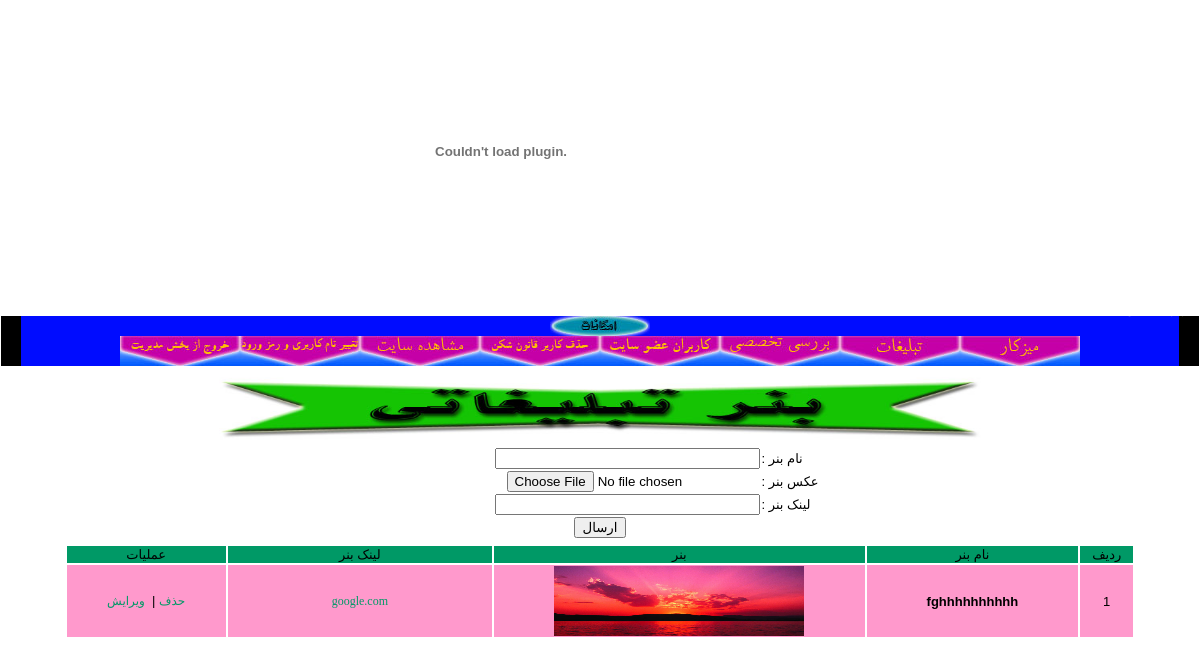
/php/modir/manager.php?page_name=baner, run on the app's committed database.
### tables this page shows
CREATE TABLE `baner` (
  `code` int(10) unsigned NOT NULL auto_increment,
  `pic` varchar(255) NOT NULL,
  `title` varchar(255) NOT NULL,
  `link` varchar(255) NOT NULL,
  PRIMARY KEY  (`code`)
);

### php/modir/baner.php (the view, shortened to what this page needs)
<!DOCTYPE html PUBLIC "-//W3C//DTD XHTML 1.0 Transitional//EN" "http://www.w3.org/TR/xhtml1/DTD/xhtml1-transitional.dtd">
<html xmlns="http://www.w3.org/1999/xhtml">
<head>
</head>
<body>
 <table border="0" cellspacing="1" width="90%" align="center" cellpadding="2">
  <tr>
   <td align="center" colspan="3">
	<img src="../../pic/tbl/baner.jpg" width="800" height="70" >
   </td>
  </tr>
  <tr>
   <td>
   <form action="save_baner.php" method="post" enctype="multipart/form-data" onsubmit="javascript:return check_form();">
    <table border="0" cellspacing="0" width="100%">
	 <tr>
	   <td align="right" width="65%" dir="rtl">
		<input name="title" size="30" dir="rtl" type="text"/></td>
	   <td align="left"><font face="Tahoma, Arial" size="2" dir="rtl">نام بنر :</font></td>
	 </tr>
	 <tr>
	   <td align="right" width="65%" dir="rtl">
		<input name="baner" size="30" dir="ltr" type="file"/></td>
	   <td align="left"><font face="Tahoma, Arial" size="2" dir="rtl">عکس بنر :</font></td>
	 </tr>
	 <tr>
	   <td align="right" width="65%" dir="rtl">
		<input name="link" size="30" dir="ltr" type="text"/></td>
	   <td align="left"><font face="Tahoma, Arial" size="2" dir="rtl">لینک بنر :</font></td>
	 </tr>
	 <tr>
	   <td colspan="2" align="center"><input type="submit" name="send_baner" value="ارسال" /></td>
	 </tr>
	</table>
   </form>
   </td>
  </tr>
   <tr>
    <td>
     <?php
	  $link=mysql_connect("localhost","root","");
	 $query="SELECT * FROM `baner`";
	  $result=mysql_db_query("gsm",$query,$link);
	  ?>
		<font face="Tahoma, Arial" size="2">
		<table width="100%" border="0" bordercolor="#FF0000">
	  <tr align="center" bgcolor="#009966">
		<td width="15%">عملیات</td>
		<td width="25%">لینک بنر</td>
		<td width="35%">بنر</td>
		<td width="20%">نام بنر </td>
		<td width="5%">ردیف</td>
	  </tr>
	  <?php $i=1; while($row=mysql_fetch_array($result))
	{   ?>
	  <tr align="center" <?php if($i%2==0) echo 'bgcolor="#FF8888"'; else echo 'bgcolor="#FF99CC"';?>>
		<td><a href="del_baner.php?id=<?php echo $row['code'];?> ">حذف</a>&nbsp;|&nbsp;
		 <a href="edit_baner.php?id=<?php echo $row['code'];?> " target="_blank">ویرایش</a></td>
		<td><a href="<?php echo $row['link']; ?>" target="_blank"><?php echo $row['link']; ?></a></td>
		<td><img src="../../<?php echo $row['pic'];?>" width="250" height="70"/></td>
		<td><b><?php echo $row['title']; ?></b></td>
		<td><?php echo $i++; ?></td>
	  </tr>
	<?php }?>
	</table>
	</font>
   </td>
  </tr>
  <tr>
   <td colspan="2"><br /></td>
  </tr>
 </table>
</body>
</html>

### data on the page
baner: link "google.com", pic (picture), title "fghhhhhhhhhh"
